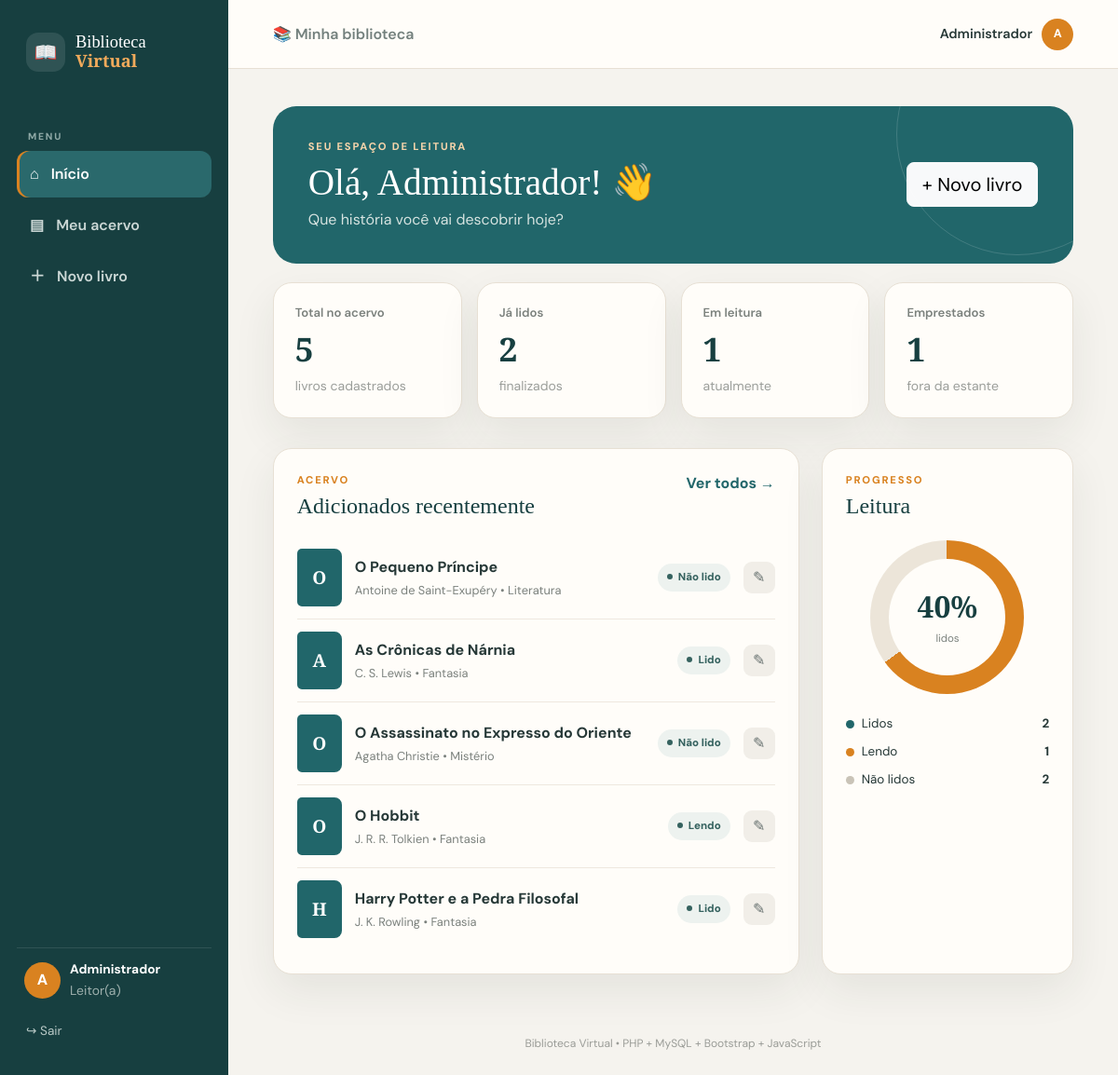
Page /dashboard.php (signed in) on the committed database.
### tables this page shows
CREATE TABLE livros (
    id INT AUTO_INCREMENT PRIMARY KEY,
    titulo VARCHAR(150) NOT NULL,
    autor VARCHAR(100) NOT NULL,
    ano INT NOT NULL,
    genero VARCHAR(50) NOT NULL,
    status_leitura ENUM('Não lido','Lendo','Lido') NOT NULL DEFAULT 'Não lido',
    emprestado_para VARCHAR(100) DEFAULT NULL,
    criado_em TIMESTAMP DEFAULT CURRENT_TIMESTAMP
);

### config/auth.php (called while the page is built, shortened)
<?php
function usuarioAtual(): string {
    return $_SESSION['usuario_nome'] ?? 'Usuário';
}

### dashboard.php (the view, shortened to what this page needs)
<?php
require_once __DIR__ . '/config/auth.php';
require_once __DIR__ . '/config/conexao.php';
$total = $pdo->query("SELECT COUNT(*) FROM livros")->fetchColumn();
$lidos = $pdo->query("SELECT COUNT(*) FROM livros WHERE status_leitura = 'Lido'")->fetchColumn();
$lendo = $pdo->query("SELECT COUNT(*) FROM livros WHERE status_leitura = 'Lendo'")->fetchColumn();
$naoLidos = $pdo->query("SELECT COUNT(*) FROM livros WHERE status_leitura = 'Não lido'")->fetchColumn();
$emprestados = $pdo->query("SELECT COUNT(*) FROM livros WHERE emprestado_para IS NOT NULL AND emprestado_para <> ''")->fetchColumn();
$recentes = $pdo->query("SELECT * FROM livros ORDER BY id DESC LIMIT 5")->fetchAll();
?>
<?php include __DIR__ . '/includes/app-header.php'; ?>
<div class="welcome-banner">
    <div>
        <span class="eyebrow light">SEU ESPAÇO DE LEITURA</span>
        <h1>Olá, <?= htmlspecialchars(usuarioAtual()) ?>! 👋</h1>
        <p>Que história você vai descobrir hoje?</p>
    </div>
    <a href="livros/cadastrar.php" class="btn btn-light btn-lg">+ Novo livro</a>
</div>
<div class="row g-3 mt-1">
    <div class="col-6 col-xl-3"><div class="metric"><span>Total no acervo</span><strong><?= $total ?></strong><small>livros cadastrados</small></div></div>
    <div class="col-6 col-xl-3"><div class="metric"><span>Já lidos</span><strong><?= $lidos ?></strong><small>finalizados</small></div></div>
    <div class="col-6 col-xl-3"><div class="metric"><span>Em leitura</span><strong><?= $lendo ?></strong><small>atualmente</small></div></div>
    <div class="col-6 col-xl-3"><div class="metric"><span>Emprestados</span><strong><?= $emprestados ?></strong><small>fora da estante</small></div></div>
</div>
<div class="row g-4 mt-2">
    <div class="col-lg-8">
        <div class="content-card h-100">
            <div class="card-heading">
                <div><span class="eyebrow">ACERVO</span><h2>Adicionados recentemente</h2></div>
                <a href="livros/listar.php" class="link-main">Ver todos →</a>
            </div>
            <?php if (!$recentes): ?>
                <div class="empty-state"><div>📚</div><h3>Seu acervo está vazio</h3><p>Cadastre seu primeiro livro para começar.</p><a href="livros/cadastrar.php" class="btn btn-primary">Cadastrar livro</a></div>
            <?php else: ?>
                <div class="book-list">
                    <?php foreach ($recentes as $livro): ?>
                    <div class="book-row">
                        <div class="book-cover"><span><?= htmlspecialchars(mb_substr($livro['titulo'], 0, 1)) ?></span></div>
                        <div class="book-info">
                            <strong><?= htmlspecialchars($livro['titulo']) ?></strong>
                            <span><?= htmlspecialchars($livro['autor']) ?> • <?= htmlspecialchars($livro['genero']) ?></span>
                        </div>
                        <span class="status-pill status-<?= strtolower(str_replace(' ', '-', str_replace('ã','a',$livro['status_leitura']))) ?>"><?= htmlspecialchars($livro['status_leitura']) ?></span>
                        <a href="livros/editar.php?id=<?= $livro['id'] ?>" class="icon-btn" title="Editar">✎</a>
                    </div>
                    <?php endforeach; ?>
                </div>
            <?php endif; ?>
        </div>
    </div>
    <div class="col-lg-4">
        <div class="content-card h-100">
            <div class="card-heading"><div><span class="eyebrow">PROGRESSO</span><h2>Leitura</h2></div></div>
            <div class="progress-ring">
                <div><strong><?= $total ? round(($lidos / $total) * 100) : 0 ?>%</strong><span>lidos</span></div>
            </div>
            <div class="legend"><span><i class="dot dot-read"></i> Lidos <b><?= $lidos ?></b></span><span><i class="dot dot-reading"></i> Lendo <b><?= $lendo ?></b></span><span><i class="dot dot-unread"></i> Não lidos <b><?= $naoLidos ?></b></span></div>
        </div>
    </div>
</div>
<?php include __DIR__ . '/includes/app-footer.php'; ?>

### includes/app-header.php (shortened to what this page needs)
<?php
if (!isset($basePath)) {
    $basePath = (strpos($_SERVER['SCRIPT_NAME'], '/livros/') !== false) ? '../' : '';
}
?>
<!doctype html>
<html lang="pt-BR">
<head>
<link href="https://cdn.jsdelivr.net/npm/bootstrap@5.3.3/dist/css/bootstrap.min.css" rel="stylesheet">
<link href="<?= $basePath ?>assets/css/style.css" rel="stylesheet">
</head>
<body class="app-body">
<div class="app-shell">
<aside class="sidebar">
    <a class="sidebar-brand" href="<?= $basePath ?>dashboard.php"><span class="brand-icon">📖</span><span>Biblioteca<br><b>Virtual</b></span></a>
    <nav class="side-nav">
        <small>MENU</small>
        <a href="<?= $basePath ?>dashboard.php" class="<?= basename($_SERVER['PHP_SELF'])==='dashboard.php'?'active':'' ?>">⌂ <span>Início</span></a>
        <a href="<?= $basePath ?>livros/listar.php" class="<?= basename($_SERVER['PHP_SELF'])==='listar.php'?'active':'' ?>">▤ <span>Meu acervo</span></a>
        <a href="<?= $basePath ?>livros/cadastrar.php" class="<?= basename($_SERVER['PHP_SELF'])==='cadastrar.php'?'active':'' ?>">＋ <span>Novo livro</span></a>
    </nav>
    <div class="sidebar-bottom">
        <div class="mini-user"><div class="avatar"><?= htmlspecialchars(mb_strtoupper(mb_substr(usuarioAtual(),0,1))) ?></div><div><strong><?= htmlspecialchars(usuarioAtual()) ?></strong><small>Leitor(a)</small></div></div>
        <a class="logout" href="<?= $basePath ?>logout.php">↪ Sair</a>
    </div>
</aside>
<main class="app-main">
<header class="topbar">
    <div class="topbar-search">📚 <span>Minha biblioteca</span></div>
    <div class="topbar-user"><span><?= htmlspecialchars(usuarioAtual()) ?></span><div class="avatar small"><?= htmlspecialchars(mb_strtoupper(mb_substr(usuarioAtual(),0,1))) ?></div></div>
</header>
<div class="page-content">

### includes/app-footer.php (shortened to what this page needs)
</div>
<footer class="app-footer">Biblioteca Virtual • PHP + MySQL + Bootstrap + JavaScript</footer>
</main>
</div>
</body>
</html>

### rows in the picture
livros: titulo "O", titulo "O Pequeno Príncipe", autor "Antoine de Saint-Exupéry", genero "Literatura", status_leitura "Não lido"
livros: titulo "A", titulo "As Crônicas de Nárnia", autor "C. S. Lewis", genero "Fantasia", status_leitura "Lido"
livros: titulo "O", titulo "O Assassinato no Expresso do Oriente", autor "Agatha Christie", genero "Mistério", status_leitura "Não lido"
livros: titulo "O", titulo "O Hobbit", autor "J. R. R. Tolkien", genero "Fantasia", status_leitura "Lendo"
livros: titulo "H", titulo "Harry Potter e a Pedra Filosofal", autor "J. K. Rowling", genero "Fantasia", status_leitura "Lido"

### other values in the picture
mb_strtoupper(mb_substr(usuarioAtual(),0,1)) "A"
usuarioAtual() "Administrador"
$total "5"
$lidos "2"
$lendo "1"
$emprestados "1"
$naoLidos "2"
